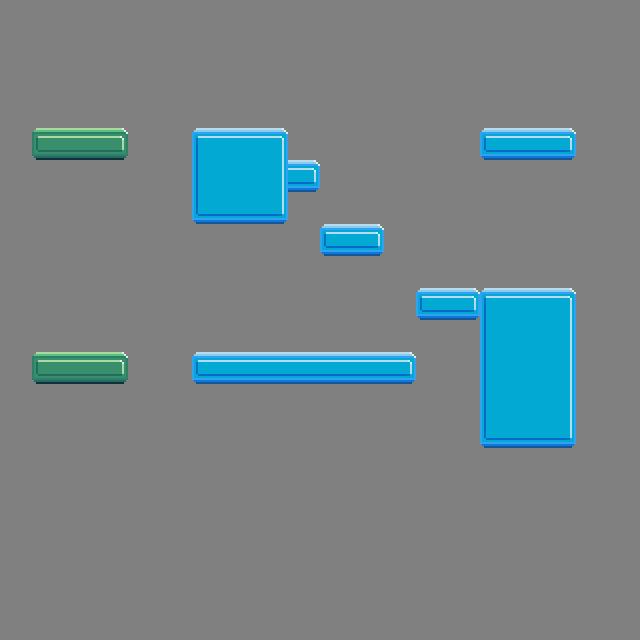

The image is a tile-based game level rendered from a .tmx file. Its description and complete source (layers, tilesets, objects, tile grids) follow:
An orthogonal 20x20 tile map with 32x32 px tiles, 1 tile layer (Solid) and 11 objects (green_upper, right_upper, green_lower, mid_lower).

<map version="1.0" orientation="orthogonal" renderorder="right-down" width="20" height="20" tilewidth="32" tileheight="32" backgroundcolor="#808080" nextobjectid="32">
 <tileset firstgid="1" name="tiles" tilewidth="32" tileheight="32">
  <image source="tiles.png" width="192" height="96" />
  <tile id="0">
   <objectgroup draworder="index">
    <object id="0" x="0" y="0" width="32" height="32" />
   </objectgroup>
  </tile>
  <tile id="1">
   <objectgroup draworder="index">
    <object id="0" x="0" y="0" width="32" height="32" />
   </objectgroup>
  </tile>
  <tile id="2">
   <objectgroup draworder="index">
    <object id="0" x="0" y="0" width="32" height="32" />
   </objectgroup>
  </tile>
 </tileset>
 <layer name="Solid" width="20" height="20">
  <data encoding="csv">
0,0,0,0,0,0,0,0,0,0,0,0,0,0,0,0,0,0,0,0,
0,0,0,0,0,0,0,0,0,0,0,0,0,0,0,0,0,0,0,0,
0,0,0,0,0,0,0,0,0,0,0,0,0,0,0,0,0,0,0,0,
0,0,0,0,0,0,0,0,0,0,0,0,0,0,0,0,0,0,0,0,
0,4,5,6,0,0,7,8,9,0,0,0,0,0,0,1,2,3,0,0,
0,0,0,0,0,0,13,14,15,3,0,0,0,0,0,0,0,0,0,0,
0,0,0,0,0,0,10,11,12,0,0,0,0,0,0,0,0,0,0,0,
0,0,0,0,0,0,0,0,0,0,1,3,0,0,0,0,0,0,0,0,
0,0,0,0,0,0,0,0,0,0,0,0,0,0,0,0,0,0,0,0,
0,0,0,0,0,0,0,0,0,0,0,0,0,1,3,7,8,9,0,0,
0,0,0,0,0,0,0,0,0,0,0,0,0,0,0,13,14,15,0,0,
0,4,5,6,0,0,1,2,2,2,2,2,3,0,0,13,14,15,0,0,
0,0,0,0,0,0,0,0,0,0,0,0,0,0,0,13,14,15,0,0,
0,0,0,0,0,0,0,0,0,0,0,0,0,0,0,10,11,12,0,0,
0,0,0,0,0,0,0,0,0,0,0,0,0,0,0,0,0,0,0,0,
0,0,0,0,0,0,0,0,0,0,0,0,0,0,0,0,0,0,0,0,
0,0,0,0,0,0,0,0,0,0,0,0,0,0,0,0,0,0,0,0,
0,0,0,0,0,0,0,0,0,0,0,0,0,0,0,0,0,0,0,0,
0,0,0,0,0,0,0,0,0,0,0,0,0,0,0,0,0,0,0,0,
0,0,0,0,0,0,0,0,0,0,0,0,0,0,0,0,0,0,0,0
</data>
 </layer>
 <objectgroup name="Collision">
  <object id="4" name="green_upper" x="32" y="128" width="96" height="32" />
  <object id="10" name="right_upper" x="480" y="128" width="96" height="32" />
  <object id="15" name="green_lower" x="32" y="352" width="96" height="32" />
  <object id="16" name="mid_lower" x="192" y="352" width="224" height="32" />
  <object id="20" x="320" y="224" width="64" height="32" />
  <object id="25" x="416" y="288">
   <polygon points="0,0 160,0 160,160 64,160 64,32 0,32" />
  </object>
  <object id="30" x="192" y="128" width="96" height="96" />
  <object id="31" x="288" y="160" width="32" height="32" />
 </objectgroup>
</map>